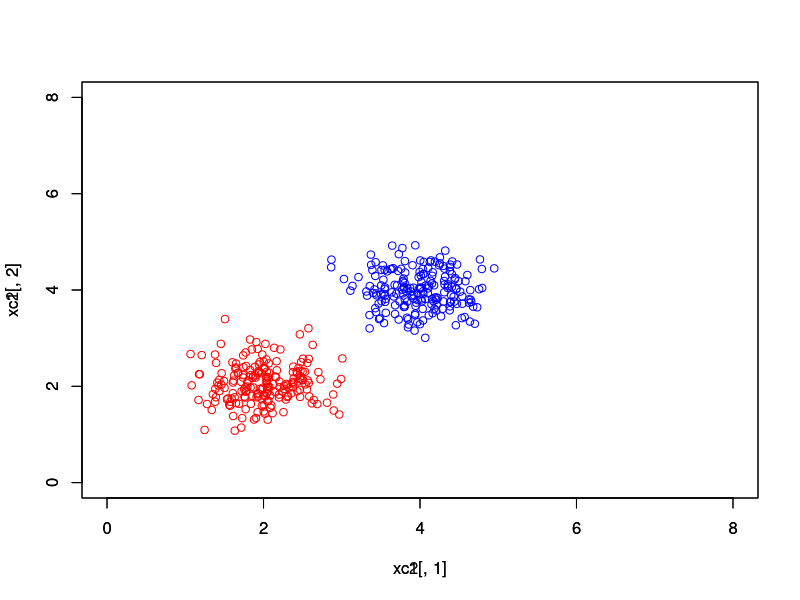

The R source for this figure:
rm(list=ls())

library('corpcor')

# Criando os dados
s1 <- 0.4 # escala que define o quão disperso os dados serão para as suas classes
s2 <- 0.4
num_amostras <- 200
xc1 <- matrix(rnorm(num_amostras*2), ncol = 2)*s1 + matrix(c(2,2), nrow = num_amostras, ncol = 2) # Estamos criando uma matriz que irá armazenar os dados centrados no ponto (2,2). Ou seja, geramos pontos aleatórios dos dados centrados no ponto (2,2).
xc2 <- matrix(rnorm(num_amostras*2), ncol = 2)*s2 + matrix(c(4,4), nrow = num_amostras, ncol = 2) # Estamos criando uma matriz que irá armazenar os dados centrados no ponto (4,4). Ou seja, geramos pontos aleatórios dos dados centrados no ponto (4,4).

plot(xc1[,1], xc1[,2], col = 'red', xlim = c(0,8), ylim = c(0,8)) # xc1[,1] e xc2[,2] são as coordenadas x e y dos pontos a serem plotados para a classe 1 (xc1)

par(new=T) # Efeito de sobreposição no gráfico, afim de podermos adicionar mais de um gráfico na mesma "página"

plot(xc2[,1], xc2[,2], col = 'blue', xlim = c(0,8), ylim = c(0,8)) # xc2[,1] e xc2[,2] são as coordenadas x e y dos pontos a serem plotados para a classe 2 (xc2)

X = rbind(xc1, xc2) # rbind irá combinar as matrizes xc1 e xc2 com suas colunas e linhas

yc1 <- matrix(1, nrow = num_amostras, ncol = 1) # matriz Y falada no enunciado do exercício. Os dados rotulados por essa classe são representados como '1' justamente para indicar a classe positiva ou de interesse.
yc2 <- matrix(-1, nrow = num_amostras, ncol = 1) # Nesse caso, os dados rotulados por essa classe são representados como '-1' justamente para indicar uma classe negativa ou de não interesse.

Y = rbind(yc1, yc2)

# Adaline

    cbind(yc1, yc2)

W <- pseudoinverse(X) %*% Y
